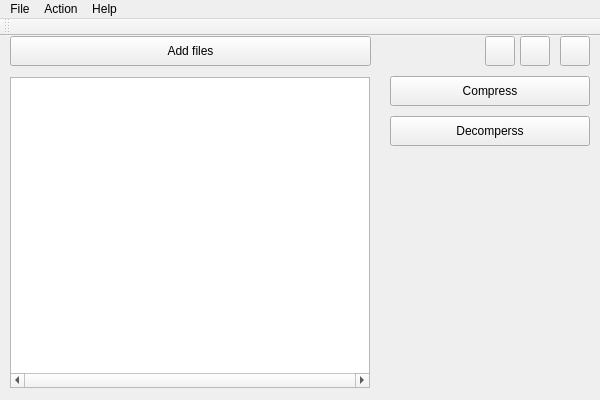
<?xml version="1.0" encoding="UTF-8"?>
<ui version="4.0">
 <class>DataCompression</class>
 <widget class="QMainWindow" name="DataCompression">
  <property name="geometry">
   <rect>
    <x>0</x>
    <y>0</y>
    <width>600</width>
    <height>400</height>
   </rect>
  </property>
  <property name="windowTitle">
   <string>Data Compression</string>
  </property>
  <widget class="QWidget" name="centralWidget">
   <widget class="QPushButton" name="pushButton_Add">
    <property name="geometry">
     <rect>
      <x>10</x>
      <y>0</y>
      <width>361</width>
      <height>30</height>
     </rect>
    </property>
    <property name="text">
     <string>Add files</string>
    </property>
   </widget>
   <widget class="QPushButton" name="pushButton_Compression">
    <property name="geometry">
     <rect>
      <x>390</x>
      <y>40</y>
      <width>200</width>
      <height>30</height>
     </rect>
    </property>
    <property name="text">
     <string>Compress</string>
    </property>
   </widget>
   <widget class="QPushButton" name="pushButton_Decompression">
    <property name="geometry">
     <rect>
      <x>390</x>
      <y>80</y>
      <width>200</width>
      <height>30</height>
     </rect>
    </property>
    <property name="text">
     <string>Decomperss</string>
    </property>
   </widget>
   <widget class="QPushButton" name="pushButton_Exit">
    <property name="geometry">
     <rect>
      <x>560</x>
      <y>0</y>
      <width>30</width>
      <height>30</height>
     </rect>
    </property>
    <property name="text">
     <string/>
    </property>
    <property name="icon">
     <iconset resource="resource.qrc">
      <normaloff>:/graph/opened33.png</normaloff>:/graph/opened33.png</iconset>
    </property>
    <property name="iconSize">
     <size>
      <width>24</width>
      <height>24</height>
     </size>
    </property>
   </widget>
   <widget class="QTableView" name="tableView_FileList">
    <property name="geometry">
     <rect>
      <x>10</x>
      <y>41</y>
      <width>360</width>
      <height>311</height>
     </rect>
    </property>
    <property name="maximumSize">
     <size>
      <width>360</width>
      <height>500</height>
     </size>
    </property>
    <property name="verticalScrollBarPolicy">
     <enum>Qt::ScrollBarAsNeeded</enum>
    </property>
    <property name="horizontalScrollBarPolicy">
     <enum>Qt::ScrollBarAlwaysOn</enum>
    </property>
    <property name="dragEnabled">
     <bool>true</bool>
    </property>
   </widget>
   <widget class="QPushButton" name="pushButton_Info">
    <property name="geometry">
     <rect>
      <x>520</x>
      <y>0</y>
      <width>30</width>
      <height>30</height>
     </rect>
    </property>
    <property name="text">
     <string/>
    </property>
    <property name="icon">
     <iconset resource="resource.qrc">
      <normaloff>:/graph/info28.png</normaloff>:/graph/info28.png</iconset>
    </property>
    <property name="iconSize">
     <size>
      <width>24</width>
      <height>24</height>
     </size>
    </property>
   </widget>
   <widget class="QPushButton" name="pushButton_Help">
    <property name="geometry">
     <rect>
      <x>485</x>
      <y>0</y>
      <width>30</width>
      <height>30</height>
     </rect>
    </property>
    <property name="text">
     <string/>
    </property>
    <property name="icon">
     <iconset resource="resource.qrc">
      <normaloff>:/graph/question58.png</normaloff>:/graph/question58.png</iconset>
    </property>
    <property name="iconSize">
     <size>
      <width>24</width>
      <height>24</height>
     </size>
    </property>
   </widget>
  </widget>
  <widget class="QMenuBar" name="menuBar">
   <property name="geometry">
    <rect>
     <x>0</x>
     <y>0</y>
     <width>600</width>
     <height>25</height>
    </rect>
   </property>
   <widget class="QMenu" name="menuCompression_Decompression_DAta">
    <property name="title">
     <string>File</string>
    </property>
    <addaction name="separator"/>
    <addaction name="actionAdd"/>
    <addaction name="actionRemove"/>
    <addaction name="separator"/>
    <addaction name="actionExit"/>
   </widget>
   <widget class="QMenu" name="menuEdit">
    <property name="title">
     <string>Action</string>
    </property>
    <addaction name="actionCompress"/>
    <addaction name="actionDecompress"/>
   </widget>
   <widget class="QMenu" name="menuHelp">
    <property name="title">
     <string>Help</string>
    </property>
    <addaction name="actionHelp"/>
    <addaction name="actionInfo"/>
   </widget>
   <addaction name="menuCompression_Decompression_DAta"/>
   <addaction name="menuEdit"/>
   <addaction name="menuHelp"/>
  </widget>
  <widget class="QToolBar" name="mainToolBar">
   <attribute name="toolBarArea">
    <enum>TopToolBarArea</enum>
   </attribute>
   <attribute name="toolBarBreak">
    <bool>false</bool>
   </attribute>
  </widget>
  <action name="actionAdd">
   <property name="icon">
    <iconset resource="resource.qrc">
     <normaloff>:/graph/add204.png</normaloff>:/graph/add204.png</iconset>
   </property>
   <property name="text">
    <string>Add</string>
   </property>
   <property name="shortcut">
    <string>Ctrl+A</string>
   </property>
  </action>
  <action name="actionRemove">
   <property name="icon">
    <iconset resource="resource.qrc">
     <normaloff>:/graph/round.png</normaloff>:/graph/round.png</iconset>
   </property>
   <property name="text">
    <string>Remove</string>
   </property>
   <property name="shortcut">
    <string>Ctrl+R</string>
   </property>
  </action>
  <action name="actionExit">
   <property name="checkable">
    <bool>false</bool>
   </property>
   <property name="icon">
    <iconset resource="resource.qrc">
     <normaloff>:/graph/opened33.png</normaloff>:/graph/opened33.png</iconset>
   </property>
   <property name="text">
    <string>Exit</string>
   </property>
   <property name="shortcut">
    <string>Ctrl+Q</string>
   </property>
  </action>
  <action name="actionHelp">
   <property name="icon">
    <iconset resource="resource.qrc">
     <normaloff>:/graph/question58.png</normaloff>:/graph/question58.png</iconset>
   </property>
   <property name="text">
    <string>Help</string>
   </property>
   <property name="shortcut">
    <string>Ctrl+H</string>
   </property>
  </action>
  <action name="actionInfo">
   <property name="icon">
    <iconset resource="resource.qrc">
     <normaloff>:/graph/info28.png</normaloff>:/graph/info28.png</iconset>
   </property>
   <property name="text">
    <string>Info</string>
   </property>
   <property name="toolTip">
    <string>Info</string>
   </property>
   <property name="shortcut">
    <string>Ctrl+I</string>
   </property>
  </action>
  <action name="actionCompress">
   <property name="icon">
    <iconset resource="resource.qrc">
     <normaloff>:/graph/four37.png</normaloff>:/graph/four37.png</iconset>
   </property>
   <property name="text">
    <string>Compress</string>
   </property>
   <property name="shortcut">
    <string>Ctrl+C</string>
   </property>
  </action>
  <action name="actionDecompress">
   <property name="icon">
    <iconset resource="resource.qrc">
     <normaloff>:/graph/arrow480.png</normaloff>:/graph/arrow480.png</iconset>
   </property>
   <property name="text">
    <string>DeCompress</string>
   </property>
   <property name="shortcut">
    <string>Ctrl+D</string>
   </property>
  </action>
 </widget>
 <layoutdefault spacing="6" margin="11"/>
 <resources>
  <include location="resource.qrc"/>
 </resources>
 <connections/>
</ui>
